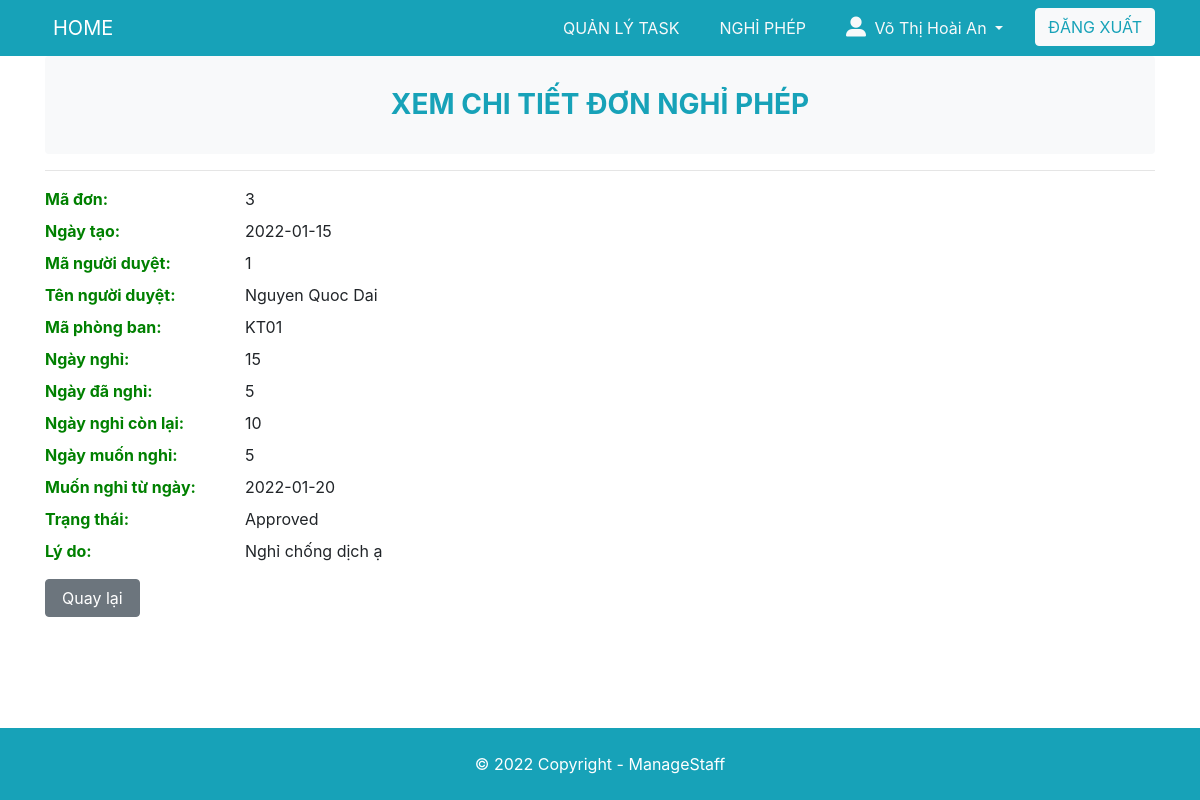
Screenshot of /nghiphep/Manager/detailsMyself-nghiphep.php?id=3 (signed in) with the database file from the repository.
### tables this page shows
CREATE TABLE `dayOff` (
  `idDayOff` int(255) NOT NULL,
  `dayOff` int(255) DEFAULT NULL,
  `dayOffUsed` int(255) DEFAULT NULL,
  `dayOffWant` int(255) DEFAULT NULL,
  `dayOffLeft` int(255) DEFAULT NULL,
  `Status` varchar(255) DEFAULT NULL,
  `idStatus` int(255) DEFAULT NULL,
  `idPerson` int(255) DEFAULT NULL,
  `namePerson` varchar(255) DEFAULT NULL,
  `rolePerson` int(255) DEFAULT NULL,
  `idPersonPer` int(255) DEFAULT NULL,
  `namePersonPer` varchar(255) DEFAULT NULL,
  `fileDayOff` varchar(255) DEFAULT NULL,
  `reason` text,
  `dayOffFrom` varchar(255) DEFAULT NULL,
  `dayApplyOff` varchar(255) DEFAULT NULL,
  `idDepartment` varchar(255) DEFAULT NULL
);

### www/nghiphep/Manager/detailsMyself-nghiphep.php (the view, shortened to what this page needs)
<?php
    $id = $_GET['id'];
    $sql_2 = "SELECT * FROM dayOff WHERE idDayOff = ?";
    $conn = connect_db();
    $stm = $conn->prepare($sql_2);
    $stm->bind_param("i", $id);
    if (!$stm->execute()){
        die('can not execute: ' . $stm->error);
    }
    $result = $stm->get_result();
    $data = $result->fetch_assoc();
    $idDayOff = $data['idDayOff'];
    $dayApplyOff = $data['dayApplyOff'];
    $idPersonPer = $data['idPersonPer'];
    $namePersonPer = $data['namePersonPer'];
    $idDepartment = $data['idDepartment'];
    $dayOff = $data['dayOff'];
    $dayOffUsed = $data['dayOffUsed'];
    $dayOffWant = $data['dayOffWant'];
    $dayOffLeft = $data['dayOffLeft'];
    $dayOffFrom = $data['dayOffFrom'];
    $Status = $data['Status'];
    $reason = $data['reason'];
?>
<!DOCTYPE html>
<html lang="en">
<head>
	<link rel="stylesheet" href="https://maxcdn.bootstrapcdn.com/bootstrap/4.5.2/css/bootstrap.min.css">
	<link rel="stylesheet" href="/style.css">
</head>
<body>
	<?php include '../../partial/header.php'?>
	<div class="container">
        <div class="justify-content-center">
            <header class="text-center bg-light text-info py-3 rounded">
                <h3 class="text-center mt-3 mb-3 display-5 font-weight-bold">XEM CHI TIẾT ĐƠN NGHỈ PHÉP</h3>
            </header>
            <hr />
            <dl class="dl-horizontal">
                <dt class="">Mã đơn</dt>
                <dd class=""><?= $idDayOff ?></dd>
                <dt>Ngày tạo</dt>
                <dd><?= $dayApplyOff ?></dd>
                <?php if(!empty($idPersonPer)){?>
                    <dt>Mã người duyệt</dt>
                    <dd><?= $idPersonPer ?></dd>
                <?php }?>
                <?php if(!empty($namePersonPer)){?>
                    <dt>Tên người duyệt</dt>
                    <dd><?= $namePersonPer ?></dd>
                <?php }?>
                <dt>Mã phòng ban</dt>
                <dd><?= $idDepartment ?></dd>
                <dt>Ngày nghỉ</dt>
                <dd><?= $dayOff ?></dd>
                <dt>Ngày đã nghỉ</dt>
                <dd><?= $dayOffUsed ?></dd>
                <dt>Ngày nghỉ còn lại</dt>
                <dd><?= $dayOffLeft ?></dd>
                <dt>Ngày muốn nghỉ</dt>
                <dd><?= $dayOffWant ?></dd>
                <dt>Muốn nghỉ từ ngày</dt>
                <dd><?= $dayOffFrom ?></dd>
                <dt>Trạng thái</dt>
                <dd><?= $Status?></dd>
                <dt>Lý do</dt>
                <dd><?= $reason?></dd>
            </dl>
        </div>
       <div>
                <a href="./history-nghiphep.php" class="btn btn-secondary px-3">Quay lại</a>
       </div>
	</div>
	<?php include '../../partial/footer.php'?>
</body>
</html>

### www/style.css (style rules this page uses)
body { min-height: 100vh; margin: 0; padding: 0; display: flex; flex-direction: column; }
dt { float: left; clear: left; width: 200px; font-weight: bold; color: green; }
dt::after { content: ":"; }
dd { margin: 1 1 1 80px; padding: 1 1 0.5em 0; }

### rows the page displays
dayoff: idDayOff "3", dayApplyOff "2022-01-15", idPersonPer "1", namePersonPer "Nguyen Quoc Dai", idDepartment "KT01", dayOff "15", dayOffUsed "5", dayOffLeft "10", dayOffWant "5", dayOffFrom "2022-01-20", Status "Approved", reason "Nghỉ chống dịch ạ"

### other values shown
$_SESSION['name'] "Võ Thị Hoài An"
